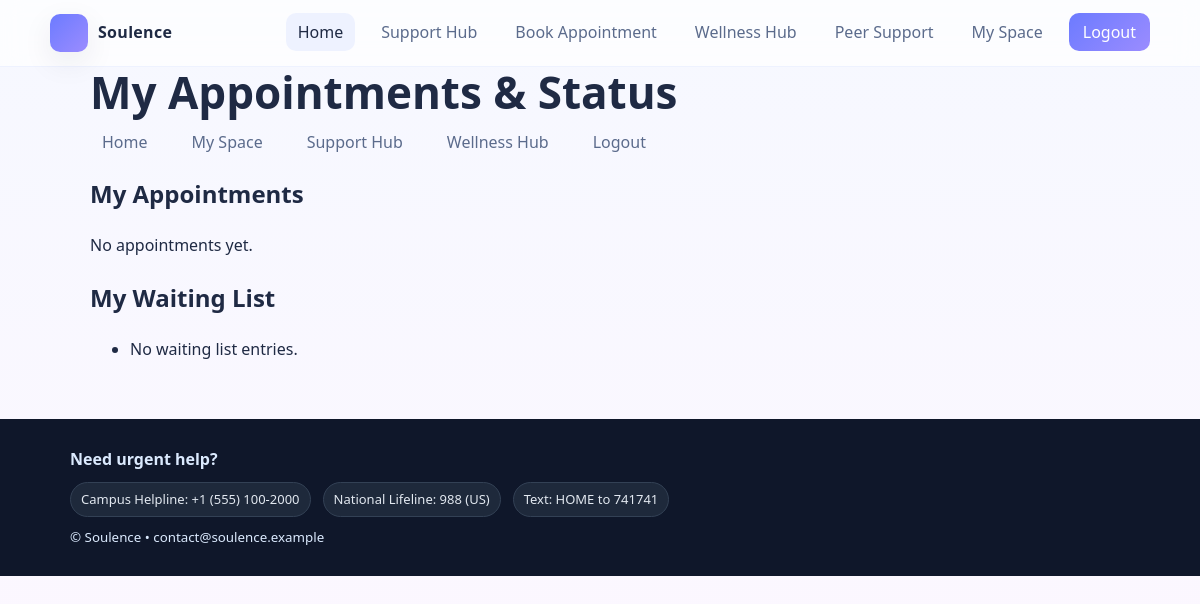
/my-appointments/ (signed in), run on an earlier commit of the app's database.
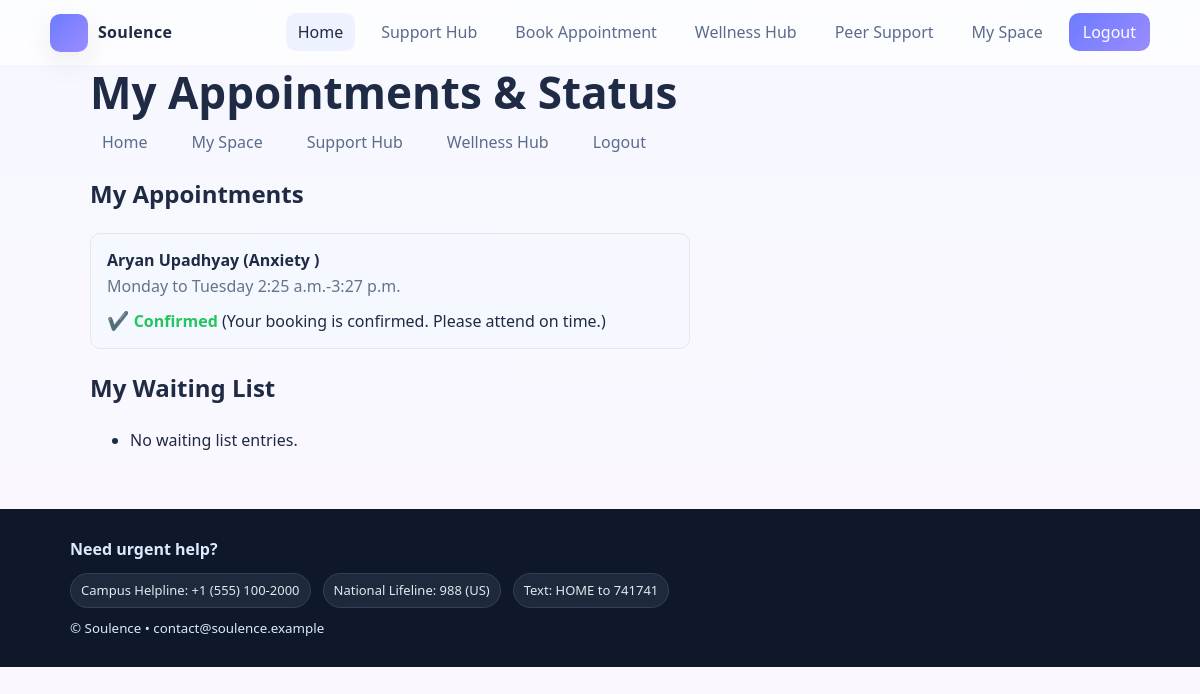
And on a later commit of the database.
### sih_app/models.py (models this page shows, shortened)
class Appointment(models.Model):
	STATUS_CHOICES = [
		("confirmed", "Confirmed"),
		("completed", "Completed"),
		("cancelled", "Cancelled"),
		("waiting", "Waiting List"),
	]
	slot = models.ForeignKey(CounsellorSlot, on_delete=models.CASCADE)
	student = models.ForeignKey(Student, on_delete=models.CASCADE)
	status = models.CharField(max_length=20, choices=STATUS_CHOICES, default="confirmed")
	created_at = models.DateTimeField(auto_now_add=True)

class CounsellorSlot(models.Model):
	counsellor_name = models.CharField(max_length=100)
	specialization = models.CharField(max_length=100)
	day = models.CharField(max_length=20)  # e.g., Monday, Tuesday
	start_time = models.TimeField()
	end_time = models.TimeField()
	created_by = models.ForeignKey(Teacher, on_delete=models.CASCADE)
	is_active = models.BooleanField(default=True)

### sih_app/views.py (the view)
# urls.py: path('my-appointments/', views.student_appointments, name='student_appointments'),
def student_appointments(request):
	if request.session.get('user_type') != 'student':
		return redirect('login')
	student = Student.objects.get(email=request.session['user_email'])
	appointments = Appointment.objects.filter(student=student, slot__created_by__institution=student.institution)
	waiting_list = WaitingList.objects.filter(student=student, slot__created_by__institution=student.institution)
	return render(request, 'student_appointments.html', {
		'appointments': appointments,
		'waiting_list': waiting_list,
	})

### sih_app/templates/student_appointments.html
{% extends "index.html" %}
{% block content %}
<div class="container">
  <h1>My Appointments & Status</h1>
  <nav>
    <ul style="display:flex;gap:20px;list-style:none;padding:0;">
      <li><a href="/">Home</a></li>
      <li><a href="/myspace/">My Space</a></li>
      <li><a href="/support/">Support Hub</a></li>
      <li><a href="/wellness/">Wellness Hub</a></li>
      <li><a href="/logout/">Logout</a></li>
    </ul>
  </nav>
  <h2>My Appointments</h2>
  <ul style="padding:0;list-style:none;max-width:600px">
    {% for appt in appointments %}
      <li style="margin-bottom:18px;padding:14px 16px;background:#f6f8ff;border-radius:10px;border:1px solid #e5e7eb;">
        <div style="font-weight:600">{{ appt.slot.counsellor_name }} ({{ appt.slot.specialization }})</div>
        <div style="color:#64748b">{{ appt.slot.day }} {{ appt.slot.start_time }}-{{ appt.slot.end_time }}</div>
        <div style="margin-top:6px">
          {% if appt.status == 'confirmed' %}
            <span style="color:#22c55e;font-weight:700"><span style="font-size:18px">✔️</span> Confirmed</span> <span class="meta">(Your booking is confirmed. Please attend on time.)</span>
          {% elif appt.status == 'completed' %}
            <span style="color:#6366f1;font-weight:700"><span style="font-size:18px">🏁</span> Completed</span> <span class="meta">(Session completed. Thank you for attending!)</span>
          {% elif appt.status == 'cancelled' %}
            <span style="color:#ef4444;font-weight:700"><span style="font-size:18px">❌</span> Cancelled</span> <span class="meta">(This appointment was cancelled by the supervisor.)</span>
          {% elif appt.status == 'waiting' %}
            <span style="color:#f59e0b;font-weight:700"><span style="font-size:18px">⏳</span> Waiting List</span> <span class="meta">(You are on the waiting list. You'll be notified if a slot opens.)</span>
          {% else %}
            <span style="color:#64748b;font-weight:700">{{ appt.status|capfirst }}</span>
          {% endif %}
        </div>
      </li>
    {% empty %}
      <li>No appointments yet.</li>
    {% endfor %}
  </ul>
  <h2>My Waiting List</h2>
  <ul>
    {% for w in waiting_list %}
      <li>{{ w.slot.counsellor_name }} ({{ w.slot.specialization }}) - {{ w.slot.day }} {{ w.slot.start_time }}-{{ w.slot.end_time }}</li>
    {% empty %}
      <li>No waiting list entries.</li>
    {% endfor %}
  </ul>
</div>
{% endblock %}

What changed in the data, as far as the page shows it:
added Appointment: slot.counsellor_name "Aryan Upadhyay", slot.specialization "Anxiety", slot.day "Monday to Tuesday", slot.start_time "2:25 a.m.", slot.end_time "3:27 p.m.", status "Confirmed", shows "(Your booking is confirmed. Please attend on time.)"
Also different on the page:
text no longer shown: "No appointments yet."
